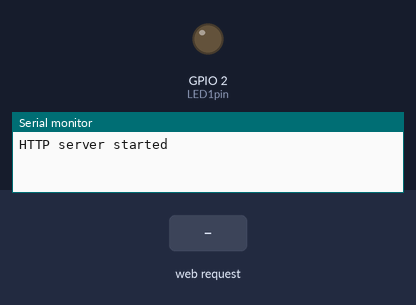
A sketch run on a simulated ESP8266 (NodeMCU). On the bench: output pins drawn as LEDs (lit = HIGH), the last lines printed to the serial monitor. Dashed ring = blinking. The test bench sets the inputs (shaded band).

Above: at 1.3 s.
1.4 s: HTTP request GET /led1on received
At 1.55 s:
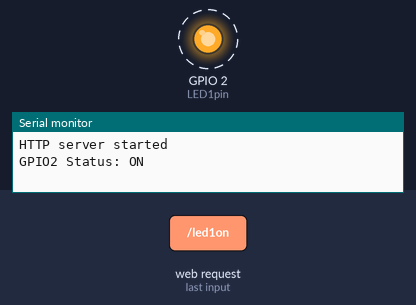
Timing chart, 0 to 4.9 s (numbered marks = the images above; inputs shaded):
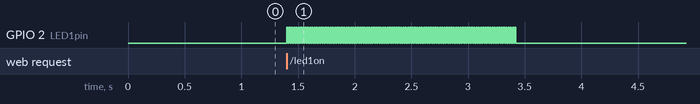

Measured:
- after the input at 1.4 s, GPIO 2 (LED1pin): alternates HIGH for 0.01 s and LOW for 0.01 s, 202 changes in all, then stays LOW, starting at once

The sketch:

ESP8266_http_server_pulse_generator.ino
```cpp
#include <ESP8266WiFi.h>
#include <ESP8266WebServer.h>

/* Put your SSID & Password */
const char* ssid = "ESP8266";  // Enter SSID here
const char* password = "12345678";  //Enter Password here

/* Put IP Address details */
IPAddress local_ip(192,168,1,1);
IPAddress gateway(192,168,1,1);
IPAddress subnet(255,255,255,0);

ESP8266WebServer server(80);

uint8_t PULSE_COUNT = 0;
uint8_t LED1pin = 2;
bool LED1status = LOW;

void setup() {
  Serial.begin(115200);
  pinMode(LED1pin, OUTPUT);

  WiFi.softAP(ssid, password);
  WiFi.softAPConfig(local_ip, gateway, subnet);
  delay(100);

  server.on("/", handle_OnConnect);
  server.on("/led1on", handle_led1on);
  server.onNotFound(handle_NotFound);

  server.begin();
  Serial.println("\n\n\nHTTP server started");
}
void loop() {
  server.handleClient();
  if(LED1status)
  {
    digitalWrite(LED1pin, HIGH);
    delay(10);
    digitalWrite(LED1pin, LOW);
    delay(10);
    if(PULSE_COUNT){
      PULSE_COUNT--;
    }else{
      LED1status = LOW;
      Serial.println("GPIO2 Status: OFF");
    }
  }
  else
  {
    digitalWrite(LED1pin, LOW);
  }
}

void handle_OnConnect() {
  LED1status = LOW;
  Serial.println("GPIO2 Status: OFF");
  server.send(200, "text/html", SendHTML());
}

void handle_led1on() {
  LED1status = HIGH;
  PULSE_COUNT = 100;
  Serial.println("GPIO2 Status: ON");
  server.send(200, "text/html", SendHTML());
}


void handle_NotFound(){
  server.send(404, "text/plain", "Not found");
}

String SendHTML(void){
  String ptr = "<!DOCTYPE html> <html>\n";
  ptr +="<head><meta name=\"viewport\" content=\"width=device-width, initial-scale=1.0, user-scalable=no\">\n";
  ptr +="<title>Carport Control</title>\n";
  ptr +="<style>html { font-family: Helvetica; display: inline-block; margin: 0px auto; text-align: center;}\n";
  ptr +="body{margin-top: 50px;} h1 {color: #444444;margin: 50px auto 30px;} h3 {color: #444444;margin-bottom: 50px;}\n";
  ptr +=".button {display: block;width: 160px;background-color: #1abc9c;border: none;color: white;padding: 13px 30px;text-decoration: none;font-size: 25px;margin: 0px auto 35px;cursor: pointer;border-radius: 4px;}\n";
  ptr +=".button-on {background-color: #1abc9c;}\n";
  ptr +=".button-on:active {background-color: #16a085;}\n";
  ptr +=".button-off {background-color: #34495e;}\n";
  ptr +=".button-off:active {background-color: #2c3e50;}\n";
  ptr +="p {font-size: 14px;color: #888;margin-bottom: 10px;}\n";
  ptr +="</style>\n";
  ptr +="</head>\n";
  ptr +="<body>\n";
  ptr +="<h1>10ms Pulse Generator</h1>\n";
  ptr +="<a class=\"button button-on\" href=\"/led1on\">PULSE</a>\n";
  ptr +="</body>\n";
  ptr +="</html>\n";
  return ptr;
}
```
